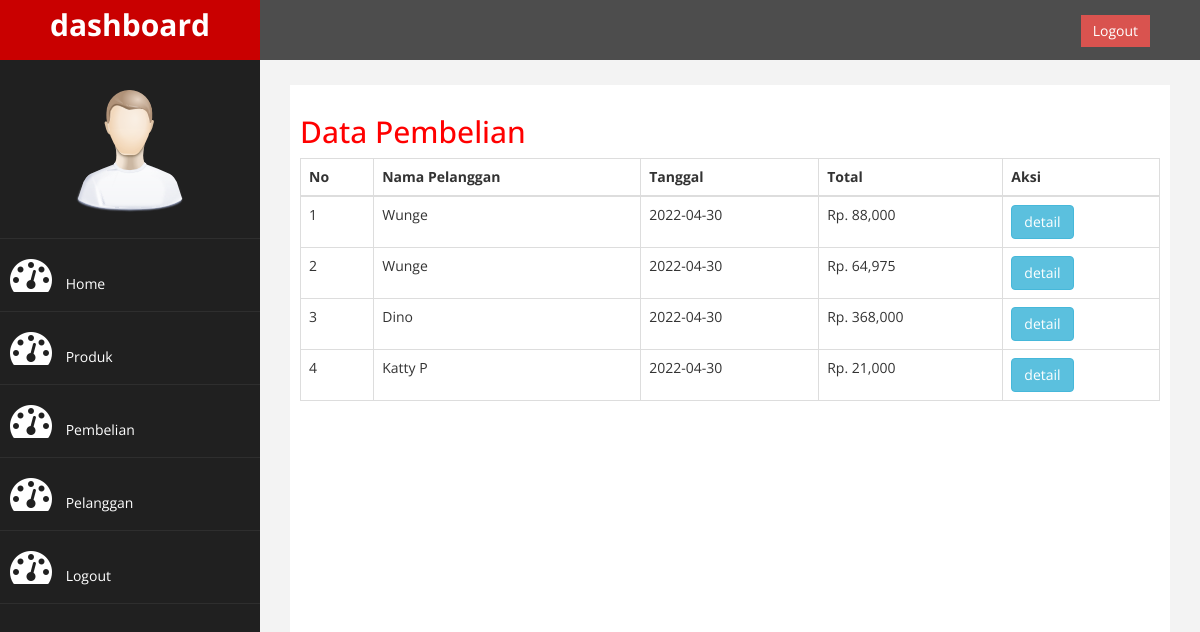
Page /admin/index.php?halaman=pembelian (signed in) on the committed database.
### tables this page shows
CREATE TABLE `pembelian` (
  `id_pembelian` int(11) NOT NULL,
  `id_pelanggan` int(11) NOT NULL,
  `id_ongkir` int(11) NOT NULL,
  `tanggal_pembelian` date NOT NULL,
  `total_pembelian` int(11) NOT NULL
);

CREATE TABLE `pelanggan` (
  `id_pelanggan` int(11) NOT NULL,
  `email_pelanggan` varchar(100) NOT NULL,
  `password_pelanggan` varchar(50) NOT NULL,
  `nama_pelanggan` varchar(100) NOT NULL,
  `telepon_pelanggan` varchar(25) NOT NULL
);

### admin/pembelian.php (the view)
<h2>Data Pembelian</h2>
<table class="table table-bordered">
    <thead>
        <tr>
            <th>No</th>
            <th>Nama Pelanggan</th>
            <th>Tanggal</th>
            <th>Total</th>
            <th>Aksi</th>
        </tr>
    </thead>
    <tbody>
        <?php $nomor=1; ?>
        <?php $ambil = $koneksi->query("SELECT * FROM pembelian JOIN pelanggan ON pembelian.id_pelanggan = pelanggan.id_pelanggan");?>
        <?php while($pecah = $ambil->fetch_assoc()) { ?>
        <tr>
            <td><?php echo $nomor;?></td>
            <td><?php echo $pecah['nama_pelanggan'];?></td>
            <td><?php echo $pecah['tanggal_pembelian'];?></td>
            <td>Rp. <?php echo number_format($pecah['total_pembelian']);?></td>
            <td>
                <a href="index.php?halaman=detail&id=<?php echo $pecah['id_pembelian'];?>" class="btn btn-info">detail</a>
            </td>
        </tr>
        <?php $nomor++; ?>
        <?php } ?>
    </tbody>
</table>

### admin/assets/css/custom.css (style rules this page uses)
body { font-family: 'Open Sans', sans-serif; }
h2 { color: #f00; }

### rows in the picture
pembelian: id_pelanggan.nama_pelanggan "Wunge", tanggal_pembelian "2022-04-30", total_pembelian "88,000"
pembelian: id_pelanggan.nama_pelanggan "Wunge", tanggal_pembelian "2022-04-30", total_pembelian "64,975"
pembelian: id_pelanggan.nama_pelanggan "Dino", tanggal_pembelian "2022-04-30", total_pembelian "368,000"
pembelian: id_pelanggan.nama_pelanggan "Katty P", tanggal_pembelian "2022-04-30", total_pembelian "21,000"
